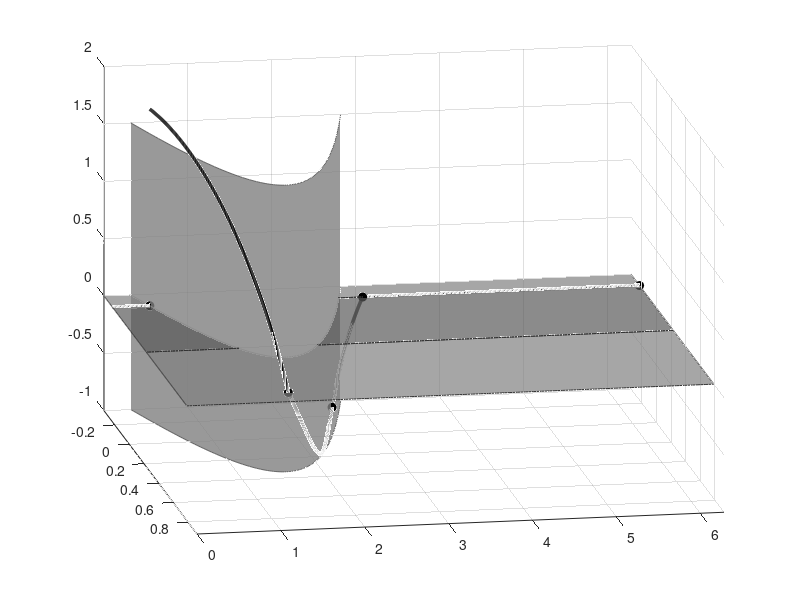

Reproduce this figure in MATLAB. (Note: this script raises an error after producing the figure.)
load isol/isol6

b=0.661428093236418;
a=1;
Ff=.7961;
k=3.448187236912674;

clf
hold on
plot3(seglist(1).x0(:,1),seglist(1).x0(:,3),seglist(1).x0(:,2),'k','LineWidth',2.5)
plot3(seglist(2).x0(:,1),mod(seglist(2).x0(:,3),2*pi),seglist(2).x0(:,2),'k','LineWidth',2.5)
plot3(seglist(3).x0(:,1),mod(seglist(3).x0(:,3),2*pi),seglist(3).x0(:,2),'k','LineWidth',2.5)
plot3(seglist(4).x0(:,1),mod(seglist(4).x0(:,3),2*pi),seglist(4).x0(:,2),'k','LineWidth',2.5)
plot3(seglist(5).x0(:,1),seglist(5).x0(:,3),seglist(5).x0(:,2),'k','LineWidth',2.5)
plot3(seglist(1).x0(end,1),mod(seglist(1).x0(end,3),2*pi),seglist(1).x0(end,2),'ok','MarkerSize',6,'MarkerFaceColor','k')
plot3(seglist(2).x0(end,1),mod(seglist(2).x0(end,3),2*pi),seglist(2).x0(end,2),'ok','MarkerSize',6,'MarkerFaceColor','k')
plot3(seglist(3).x0(end,1),mod(seglist(3).x0(end,3),2*pi),seglist(3).x0(end,2),'ok','MarkerSize',6,'MarkerFaceColor','k')
plot3(seglist(4).x0(end,1),mod(seglist(4).x0(end,3),2*pi),seglist(4).x0(end,2),'ok','MarkerSize',6,'MarkerFaceColor','k')
plot3(seglist(5).x0(end,1),seglist(5).x0(end,3),seglist(5).x0(end,2),'ok','MarkerSize',6,'MarkerFaceColor','k')
dimpact = @(x2,x3) reshape([-b+a*sin(x3) x2 x3], [size(x2) 3]);

x2  = linspace(-1,1.5,251);
x3 = linspace(0,2*pi,300);

ind=find(-b+a*sin(x3)>-2*Ff/k);
ind2=find(abs(x2)<=eps);

[X2 X3] = meshgrid(x2,x3(ind));
XX = dimpact(X2,X3);
surf(XX(:,:,1), XX(:,:,3), XX(:,:,2), 'FaceColor', .5*[1 1 1], ...
	'FaceAlpha', 0.8, 'LineStyle', 'none')
plot3(XX(:,end,1), XX(:,end,3), XX(:,end,2), 'Color', 0.4*[1 1 1], ...
	'LineWidth', 0.5);
plot3(XX(:,1,1), XX(:,1,3), XX(:,1,2), 'Color', 0.4*[1 1 1], ...
	'LineWidth', 0.5);
plot3(XX(:,ind2,1), XX(:,ind2,3), XX(:,ind2,2), 'Color', 0.55*[1 1 1], ...
	'LineWidth', 0.5);

aplane = @(y) 0.*y;
x1 = linspace(-2*Ff/k, -1*Ff/k, 200);
x3 = linspace(0,2*pi,200);
[X1 X3] = meshgrid(x1, x3);
Z = aplane(X1);
surf(X1, X3, Z, 'FaceColor', .5*[1 1 1], ...
	'FaceAlpha', 0.7, 'LineStyle', 'none')
plot3(X1(:,end), X3(:,end), Z(:,end), 'Color', 0.2*[1 1 1], ...
	'LineWidth', 0.5);
plot3(X1(:,1), X3(:,1), Z(:,1), 'Color', 0.2*[1 1 1], ...
	'LineWidth', 0.5);
plot3(X1(end,:), X3(end,:), Z(end,:), 'Color', 0.2*[1 1 1], ...
	'LineWidth', 0.5);
plot3(X1(1,:), X3(1,:), Z(1,:), 'Color', 0.2*[1 1 1], ...
	'LineWidth', 0.5);

aplane = @(y) 0.*y;
x1 = linspace(1*Ff/k, 3.4*Ff/k, 200);
x3 = linspace(0,2*pi, 200);
[X1 X3] = meshgrid(x1, x3);
Z = aplane(X1);
surf(X1, X3, Z, 'FaceColor', .5*[1 1 1], ...
	'FaceAlpha', 0.7, 'LineStyle', 'none')
plot3(X1(:,end), X3(:,end), Z(:,end), 'Color', 0.2*[1 1 1], ...
	'LineWidth', 0.5);
plot3(X1(:,1), X3(:,1), Z(:,1), 'Color', 0.2*[1 1 1], ...
	'LineWidth', 0.5);
plot3(X1(end,:), X3(end,:), Z(end,:), 'Color', 0.2*[1 1 1], ...
	'LineWidth', 0.5);
plot3(X1(1,:), X3(1,:), Z(1,:), 'Color', 0.2*[1 1 1], ...
	'LineWidth', 0.5);

aplane = @(y) 0.*y;
x1 = linspace(-1*Ff/k, 1*Ff/k, 200);
x3 = linspace(0,2*pi,200);
[X1 X3] = meshgrid(x1, x3);
Z = aplane(X1);
surf(X1, X3, Z, 'FaceColor', 0.35*[1 1 1], ...
	'FaceAlpha', 0.7, 'LineStyle', 'none')
plot3(X1(:,end), X3(:,end), Z(:,end), 'Color', 0.2*[1 1 1], ...
	'LineWidth', 0.5);
plot3(X1(:,1), X3(:,1), Z(:,1), 'Color', 0.2*[1 1 1], ...
	'LineWidth', 0.5);
plot3(X1(end,:), X3(end,:), Z(end,:), 'Color', 0.2*[1 1 1], ...
	'LineWidth', 0.5);
plot3(X1(1,:), X3(1,:), Z(1,:), 'Color', 0.2*[1 1 1], ...
	'LineWidth', 0.5);

view(80,20)
axis([-1.5*Ff/k 4*Ff/k 0 2*pi -1 2])
grid on

lighting phong; % flat gouraud phong
material shiny

light('Position',[0 1 1], 'Color', 1*[1 1 1],'Style','infinite');
light('Position',[1 0 1], 'Color', 1*[1 1 1],'Style','infinite');
light('Position',[1 0 0], 'Color', 1*[1 1 1],'Style','infinite');
light('Position',[0 0 1], 'Color', 1*[1 1 1],'Style','infinite');
light('Position',[0.5 -1 0.5], 'Color', 1*[1 1 1],'Style','infinite');
